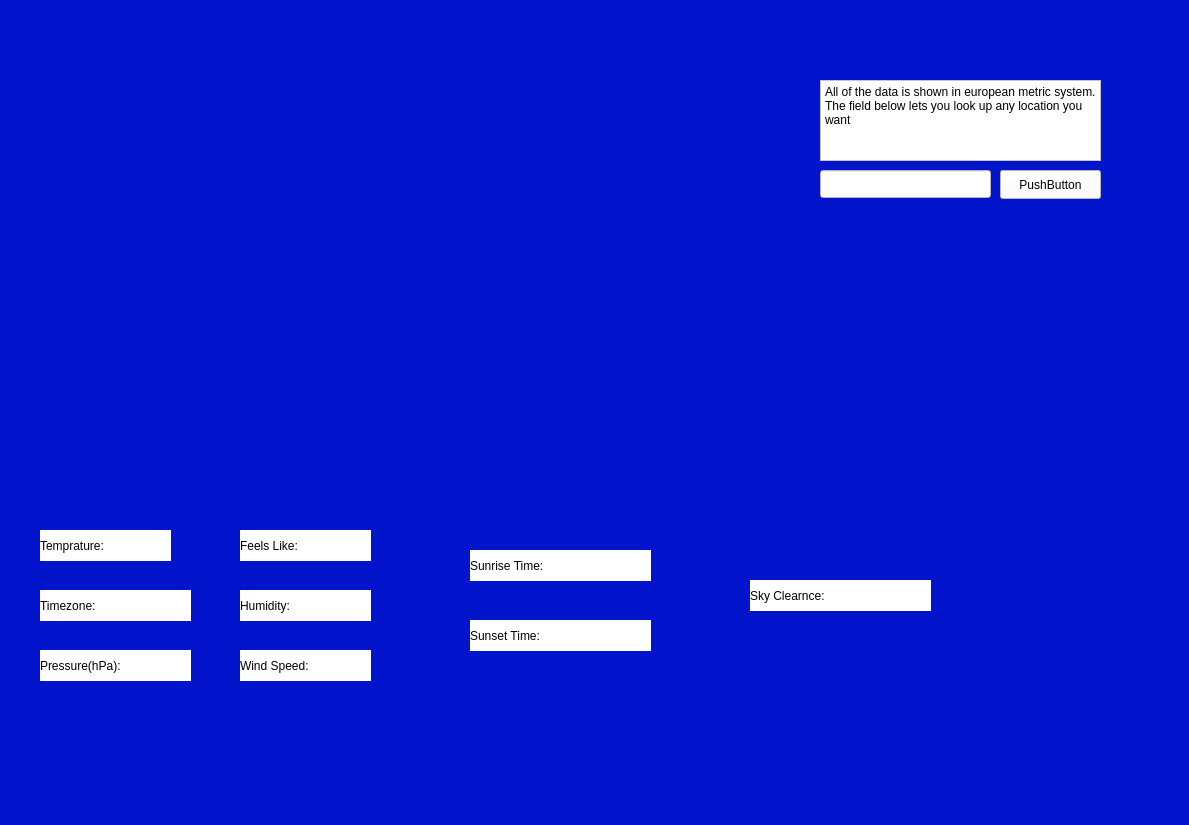
<?xml version="1.0" encoding="UTF-8"?>
<ui version="4.0">
 <class>WeatherChercker</class>
 <widget class="QMainWindow" name="WeatherChercker">
  <property name="geometry">
   <rect>
    <x>0</x>
    <y>0</y>
    <width>1189</width>
    <height>825</height>
   </rect>
  </property>
  <property name="windowTitle">
   <string>Weather Checker</string>
  </property>
  <property name="autoFillBackground">
   <bool>false</bool>
  </property>
  <property name="styleSheet">
   <string notr="true">background-color: #0315cc   ;</string>
  </property>
  <widget class="QWidget" name="centralwidget">
   <widget class="QLabel" name="WeatherChecker">
    <property name="geometry">
     <rect>
      <x>20</x>
      <y>20</y>
      <width>721</width>
      <height>461</height>
     </rect>
    </property>
    <property name="styleSheet">
     <string notr="true"/>
    </property>
    <property name="text">
     <string/>
    </property>
    <property name="pixmap">
     <pixmap>weather_map.jpg</pixmap>
    </property>
    <property name="scaledContents">
     <bool>true</bool>
    </property>
   </widget>
   <widget class="QLabel" name="temperature_box">
    <property name="geometry">
     <rect>
      <x>130</x>
      <y>530</y>
      <width>41</width>
      <height>31</height>
     </rect>
    </property>
    <property name="styleSheet">
     <string notr="true">background-color: #ffffff   ;</string>
    </property>
    <property name="text">
     <string/>
    </property>
   </widget>
   <widget class="QLabel" name="winspeedtext">
    <property name="geometry">
     <rect>
      <x>240</x>
      <y>650</y>
      <width>91</width>
      <height>31</height>
     </rect>
    </property>
    <property name="styleSheet">
     <string notr="true">background-color: #ffffff   ;</string>
    </property>
    <property name="text">
     <string>Wind Speed:</string>
    </property>
   </widget>
   <widget class="QLabel" name="timezonetext">
    <property name="geometry">
     <rect>
      <x>40</x>
      <y>590</y>
      <width>81</width>
      <height>31</height>
     </rect>
    </property>
    <property name="styleSheet">
     <string notr="true">background-color: #ffffff   ;</string>
    </property>
    <property name="text">
     <string>Timezone:</string>
    </property>
   </widget>
   <widget class="QLabel" name="humiditytext">
    <property name="geometry">
     <rect>
      <x>240</x>
      <y>590</y>
      <width>81</width>
      <height>31</height>
     </rect>
    </property>
    <property name="styleSheet">
     <string notr="true">background-color: #ffffff   ;</string>
    </property>
    <property name="text">
     <string>Humidity:</string>
    </property>
   </widget>
   <widget class="QLabel" name="sunrisetext">
    <property name="geometry">
     <rect>
      <x>470</x>
      <y>550</y>
      <width>111</width>
      <height>31</height>
     </rect>
    </property>
    <property name="styleSheet">
     <string notr="true">background-color: #ffffff   ;</string>
    </property>
    <property name="text">
     <string>Sunrise Time:</string>
    </property>
   </widget>
   <widget class="QLabel" name="feelsliketext">
    <property name="geometry">
     <rect>
      <x>240</x>
      <y>530</y>
      <width>81</width>
      <height>31</height>
     </rect>
    </property>
    <property name="styleSheet">
     <string notr="true">background-color: #ffffff   ;</string>
    </property>
    <property name="text">
     <string>Feels Like:</string>
    </property>
   </widget>
   <widget class="QLabel" name="sunsettext">
    <property name="geometry">
     <rect>
      <x>470</x>
      <y>620</y>
      <width>101</width>
      <height>31</height>
     </rect>
    </property>
    <property name="styleSheet">
     <string notr="true">background-color: #ffffff   ;</string>
    </property>
    <property name="text">
     <string>Sunset Time:</string>
    </property>
   </widget>
   <widget class="QLabel" name="skyclearncetext">
    <property name="geometry">
     <rect>
      <x>750</x>
      <y>580</y>
      <width>111</width>
      <height>31</height>
     </rect>
    </property>
    <property name="styleSheet">
     <string notr="true">background-color: #ffffff   ;</string>
    </property>
    <property name="text">
     <string>Sky Clearnce:</string>
    </property>
   </widget>
   <widget class="QLabel" name="pressuretext">
    <property name="geometry">
     <rect>
      <x>40</x>
      <y>650</y>
      <width>101</width>
      <height>31</height>
     </rect>
    </property>
    <property name="styleSheet">
     <string notr="true">background-color: #ffffff   ;</string>
    </property>
    <property name="text">
     <string>Pressure(hPa):</string>
    </property>
   </widget>
   <widget class="QLabel" name="temperature_text">
    <property name="geometry">
     <rect>
      <x>40</x>
      <y>530</y>
      <width>91</width>
      <height>31</height>
     </rect>
    </property>
    <property name="styleSheet">
     <string notr="true">background-color: #ffffff   ;</string>
    </property>
    <property name="text">
     <string>Temprature:</string>
    </property>
   </widget>
   <widget class="QLabel" name="timezone_box">
    <property name="geometry">
     <rect>
      <x>120</x>
      <y>590</y>
      <width>71</width>
      <height>31</height>
     </rect>
    </property>
    <property name="styleSheet">
     <string notr="true">background-color: #ffffff   ;</string>
    </property>
    <property name="text">
     <string/>
    </property>
   </widget>
   <widget class="QLabel" name="pressure_box">
    <property name="geometry">
     <rect>
      <x>140</x>
      <y>650</y>
      <width>51</width>
      <height>31</height>
     </rect>
    </property>
    <property name="styleSheet">
     <string notr="true">background-color: #ffffff   ;</string>
    </property>
    <property name="text">
     <string/>
    </property>
   </widget>
   <widget class="QLabel" name="humidity_box">
    <property name="geometry">
     <rect>
      <x>320</x>
      <y>590</y>
      <width>51</width>
      <height>31</height>
     </rect>
    </property>
    <property name="styleSheet">
     <string notr="true">background-color: #ffffff   ;</string>
    </property>
    <property name="text">
     <string/>
    </property>
   </widget>
   <widget class="QLabel" name="windspeed_box">
    <property name="geometry">
     <rect>
      <x>330</x>
      <y>650</y>
      <width>41</width>
      <height>31</height>
     </rect>
    </property>
    <property name="styleSheet">
     <string notr="true">background-color: #ffffff   ;</string>
    </property>
    <property name="text">
     <string/>
    </property>
   </widget>
   <widget class="QLabel" name="feelslike_box">
    <property name="geometry">
     <rect>
      <x>320</x>
      <y>530</y>
      <width>51</width>
      <height>31</height>
     </rect>
    </property>
    <property name="styleSheet">
     <string notr="true">background-color: #ffffff   ;</string>
    </property>
    <property name="text">
     <string/>
    </property>
   </widget>
   <widget class="QLabel" name="sunrisetime_box">
    <property name="geometry">
     <rect>
      <x>580</x>
      <y>550</y>
      <width>71</width>
      <height>31</height>
     </rect>
    </property>
    <property name="styleSheet">
     <string notr="true">background-color: #ffffff   ;</string>
    </property>
    <property name="text">
     <string/>
    </property>
   </widget>
   <widget class="QLabel" name="sunsettime_box">
    <property name="geometry">
     <rect>
      <x>570</x>
      <y>620</y>
      <width>81</width>
      <height>31</height>
     </rect>
    </property>
    <property name="styleSheet">
     <string notr="true">background-color: #ffffff   ;</string>
    </property>
    <property name="text">
     <string/>
    </property>
   </widget>
   <widget class="QLabel" name="skyclearance_box">
    <property name="geometry">
     <rect>
      <x>860</x>
      <y>580</y>
      <width>71</width>
      <height>31</height>
     </rect>
    </property>
    <property name="styleSheet">
     <string notr="true">background-color: #ffffff   ;</string>
    </property>
    <property name="text">
     <string/>
    </property>
   </widget>
   <widget class="QLineEdit" name="input_field">
    <property name="geometry">
     <rect>
      <x>820</x>
      <y>170</y>
      <width>171</width>
      <height>28</height>
     </rect>
    </property>
    <property name="styleSheet">
     <string notr="true">background-color: #ffffff   ;
font: 600 italic 11pt &quot;Noto Sans&quot;;</string>
    </property>
   </widget>
   <widget class="QPlainTextEdit" name="plainTextEdit">
    <property name="geometry">
     <rect>
      <x>820</x>
      <y>80</y>
      <width>281</width>
      <height>81</height>
     </rect>
    </property>
    <property name="styleSheet">
     <string notr="true">background-color: #ffffff   ;</string>
    </property>
    <property name="plainText">
     <string>All of the data is shown in european metric system. The field below lets you look up any location you want</string>
    </property>
   </widget>
   <widget class="QPushButton" name="submit_button">
    <property name="geometry">
     <rect>
      <x>1000</x>
      <y>170</y>
      <width>101</width>
      <height>29</height>
     </rect>
    </property>
    <property name="styleSheet">
     <string notr="true">background-color: #ffffff   ;</string>
    </property>
    <property name="text">
     <string>PushButton</string>
    </property>
   </widget>
  </widget>
  <widget class="QStatusBar" name="statusbar"/>
 </widget>
 <resources/>
 <connections/>
</ui>
